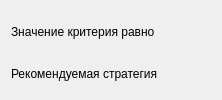
          <widget class="QWidget" name="tab_10_4">
           <attribute name="title">
            <string>Критерий Вальда</string>
           </attribute>
           <layout class="QVBoxLayout" name="verticalLayout_15">
            <item>
             <layout class="QHBoxLayout" name="horizontalLayout_26">
              <property name="topMargin">
               <number>6</number>
              </property>
              <item>
               <widget class="QLabel" name="label_42">
                <property name="text">
                 <string>Значение критерия равно</string>
                </property>
               </widget>
              </item>
              <item>
               <spacer name="horizontalSpacer_29">
                <property name="orientation">
                 <enum>Qt::Horizontal</enum>
                </property>
                <property name="sizeHint" stdset="0">
                 <size>
                  <width>40</width>
                  <height>20</height>
                 </size>
                </property>
               </spacer>
              </item>
              <item>
               <widget class="QLabel" name="res_11_2">
                <property name="text">
                 <string/>
                </property>
               </widget>
              </item>
             </layout>
            </item>
            <item>
             <layout class="QHBoxLayout" name="horizontalLayout_27">
              <property name="topMargin">
               <number>6</number>
              </property>
              <item>
               <widget class="QLabel" name="label_43">
                <property name="text">
                 <string>Рекомендуемая стратегия</string>
                </property>
               </widget>
              </item>
              <item>
               <spacer name="horizontalSpacer_30">
                <property name="orientation">
                 <enum>Qt::Horizontal</enum>
                </property>
                <property name="sizeHint" stdset="0">
                 <size>
                  <width>40</width>
                  <height>20</height>
                 </size>
                </property>
               </spacer>
              </item>
              <item>
               <widget class="QLabel" name="str_11_2">
                <property name="text">
                 <string/>
                </property>
               </widget>
              </item>
             </layout>
            </item>
           </layout>
          </widget>
